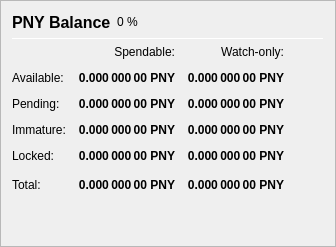
                   <widget class="QFrame" name="frame_Balances">
                    <property name="frameShape">
                     <enum>QFrame::StyledPanel</enum>
                    </property>
                    <property name="frameShadow">
                     <enum>QFrame::Raised</enum>
                    </property>
                    <layout class="QVBoxLayout" name="verticalLayout_4">
                     <item>
                      <layout class="QHBoxLayout" name="horizontalLayout_4">
                       <item>
                        <widget class="QLabel" name="label_5">
                         <property name="minimumSize">
                          <size>
                           <width>0</width>
                           <height>20</height>
                          </size>
                         </property>
                         <property name="font">
                          <font>
                           <pointsize>12</pointsize>
                           <weight>75</weight>
                           <bold>true</bold>
                          </font>
                         </property>
                         <property name="text">
                          <string>PNY Balance</string>
                         </property>
                        </widget>
                       </item>
                       <item>
                        <widget class="QLabel" name="labelPNYPercent">
                         <property name="text">
                          <string notr="true">0 %</string>
                         </property>
                        </widget>
                       </item>
                       <item>
                        <spacer name="horizontalSpacer_3">
                         <property name="orientation">
                          <enum>Qt::Horizontal</enum>
                         </property>
                         <property name="sizeHint" stdset="0">
                          <size>
                           <width>40</width>
                           <height>20</height>
                          </size>
                         </property>
                        </spacer>
                       </item>
                      </layout>
                     </item>
                     <item>
                      <widget class="Line" name="line_Balance">
                       <property name="minimumSize">
                        <size>
                         <width>0</width>
                         <height>1</height>
                        </size>
                       </property>
                       <property name="maximumSize">
                        <size>
                         <width>16777215</width>
                         <height>1</height>
                        </size>
                       </property>
                       <property name="orientation">
                        <enum>Qt::Horizontal</enum>
                       </property>
                      </widget>
                     </item>
                     <item>
                      <layout class="QGridLayout" name="gridLayout">
                       <property name="spacing">
                        <number>12</number>
                       </property>
                       <item row="0" column="1">
                        <widget class="QLabel" name="labelSpendable">
                         <property name="text">
                          <string>Spendable:</string>
                         </property>
                         <property name="alignment">
                          <set>Qt::AlignRight|Qt::AlignTrailing|Qt::AlignVCenter</set>
                         </property>
                        </widget>
                       </item>
                       <item row="0" column="2">
                        <widget class="QLabel" name="labelWatchonly">
                         <property name="text">
                          <string>Watch-only:</string>
                         </property>
                         <property name="alignment">
                          <set>Qt::AlignRight|Qt::AlignTrailing|Qt::AlignVCenter</set>
                         </property>
                        </widget>
                       </item>
                       <item row="1" column="0">
                        <widget class="QLabel" name="labelBalanceText">
                         <property name="text">
                          <string>Available:</string>
                         </property>
                        </widget>
                       </item>
                       <item row="1" column="1">
                        <widget class="QLabel" name="labelBalance">
                         <property name="font">
                          <font>
                           <weight>75</weight>
                           <bold>true</bold>
                          </font>
                         </property>
                         <property name="cursor">
                          <cursorShape>IBeamCursor</cursorShape>
                         </property>
                         <property name="toolTip">
                          <string>Your current spendable balance</string>
                         </property>
                         <property name="text">
                          <string notr="true">0.000 000 00 PNY</string>
                         </property>
                         <property name="alignment">
                          <set>Qt::AlignRight|Qt::AlignTrailing|Qt::AlignVCenter</set>
                         </property>
                         <property name="textInteractionFlags">
                          <set>Qt::LinksAccessibleByMouse|Qt::TextSelectableByKeyboard|Qt::TextSelectableByMouse</set>
                         </property>
                        </widget>
                       </item>
                       <item row="1" column="2">
                        <widget class="QLabel" name="labelWatchAvailable">
                         <property name="font">
                          <font>
                           <weight>75</weight>
                           <bold>true</bold>
                          </font>
                         </property>
                         <property name="cursor">
                          <cursorShape>IBeamCursor</cursorShape>
                         </property>
                         <property name="toolTip">
                          <string>Your current balance in watch-only addresses</string>
                         </property>
                         <property name="text">
                          <string notr="true">0.000 000 00 PNY</string>
                         </property>
                         <property name="alignment">
                          <set>Qt::AlignRight|Qt::AlignTrailing|Qt::AlignVCenter</set>
                         </property>
                         <property name="textInteractionFlags">
                          <set>Qt::LinksAccessibleByMouse|Qt::TextSelectableByKeyboard|Qt::TextSelectableByMouse</set>
                         </property>
                        </widget>
                       </item>
                       <item row="2" column="0">
                        <widget class="QLabel" name="labelPendingText">
                         <property name="text">
                          <string>Pending:</string>
                         </property>
                        </widget>
                       </item>
                       <item row="2" column="1">
                        <widget class="QLabel" name="labelUnconfirmed">
                         <property name="font">
                          <font>
                           <weight>75</weight>
                           <bold>true</bold>
                          </font>
                         </property>
                         <property name="cursor">
                          <cursorShape>IBeamCursor</cursorShape>
                         </property>
                         <property name="toolTip">
                          <string>Total of transactions that have yet to be confirmed, and do not yet count toward the spendable balance</string>
                         </property>
                         <property name="text">
                          <string notr="true">0.000 000 00 PNY</string>
                         </property>
                         <property name="alignment">
                          <set>Qt::AlignRight|Qt::AlignTrailing|Qt::AlignVCenter</set>
                         </property>
                         <property name="textInteractionFlags">
                          <set>Qt::LinksAccessibleByMouse|Qt::TextSelectableByKeyboard|Qt::TextSelectableByMouse</set>
                         </property>
                        </widget>
                       </item>
                       <item row="2" column="2">
                        <widget class="QLabel" name="labelWatchPending">
                         <property name="font">
                          <font>
                           <weight>75</weight>
                           <bold>true</bold>
                          </font>
                         </property>
                         <property name="cursor">
                          <cursorShape>IBeamCursor</cursorShape>
                         </property>
                         <property name="toolTip">
                          <string>Unconfirmed transactions to watch-only addresses</string>
                         </property>
                         <property name="text">
                          <string notr="true">0.000 000 00 PNY</string>
                         </property>
                         <property name="alignment">
                          <set>Qt::AlignRight|Qt::AlignTrailing|Qt::AlignVCenter</set>
                         </property>
                         <property name="textInteractionFlags">
                          <set>Qt::LinksAccessibleByMouse|Qt::TextSelectableByKeyboard|Qt::TextSelectableByMouse</set>
                         </property>
                        </widget>
                       </item>
                       <item row="3" column="0">
                        <widget class="QLabel" name="labelImmatureText">
                         <property name="text">
                          <string>Immature:</string>
                         </property>
                        </widget>
                       </item>
                       <item row="3" column="1">
                        <widget class="QLabel" name="labelImmature">
                         <property name="font">
                          <font>
                           <weight>75</weight>
                           <bold>true</bold>
                          </font>
                         </property>
                         <property name="cursor">
                          <cursorShape>IBeamCursor</cursorShape>
                         </property>
                         <property name="toolTip">
                          <string>Staked or masternode rewards that has not yet matured</string>
                         </property>
                         <property name="text">
                          <string notr="true">0.000 000 00 PNY</string>
                         </property>
                         <property name="alignment">
                          <set>Qt::AlignRight|Qt::AlignTrailing|Qt::AlignVCenter</set>
                         </property>
                         <property name="textInteractionFlags">
                          <set>Qt::LinksAccessibleByMouse|Qt::TextSelectableByKeyboard|Qt::TextSelectableByMouse</set>
                         </property>
                        </widget>
                       </item>
                       <item row="3" column="2">
                        <widget class="QLabel" name="labelWatchImmature">
                         <property name="font">
                          <font>
                           <weight>75</weight>
                           <bold>true</bold>
                          </font>
                         </property>
                         <property name="cursor">
                          <cursorShape>IBeamCursor</cursorShape>
                         </property>
                         <property name="toolTip">
                          <string>Staked or masternode rewards in watch-only addresses that has not yet matured</string>
                         </property>
                         <property name="text">
                          <string notr="true">0.000 000 00 PNY</string>
                         </property>
                         <property name="alignment">
                          <set>Qt::AlignRight|Qt::AlignTrailing|Qt::AlignVCenter</set>
                         </property>
                         <property name="textInteractionFlags">
                          <set>Qt::LinksAccessibleByMouse|Qt::TextSelectableByKeyboard|Qt::TextSelectableByMouse</set>
                         </property>
                        </widget>
                       </item>
                       <item row="4" column="0">
                        <widget class="QLabel" name="labelLockedBalanceText">
                         <property name="toolTip">
                          <string>Locked PNY or Masternode collaterals. These are excluded from zPNY minting.</string>
                         </property>
                         <property name="text">
                          <string>Locked:</string>
                         </property>
                        </widget>
                       </item>
                       <item row="4" column="1">
                        <widget class="QLabel" name="labelLockedBalance">
                         <property name="font">
                          <font>
                           <weight>75</weight>
                           <bold>true</bold>
                          </font>
                         </property>
                         <property name="cursor">
                          <cursorShape>IBeamCursor</cursorShape>
                         </property>
                         <property name="toolTip">
                          <string>Locked PNY or Masternode collaterals. These are excluded from zPNY minting.</string>
                         </property>
                         <property name="text">
                          <string notr="true">0.000 000 00 PNY</string>
                         </property>
                         <property name="alignment">
                          <set>Qt::AlignRight|Qt::AlignTrailing|Qt::AlignVCenter</set>
                         </property>
                         <property name="textInteractionFlags">
                          <set>Qt::LinksAccessibleByMouse|Qt::TextSelectableByKeyboard|Qt::TextSelectableByMouse</set>
                         </property>
                        </widget>
                       </item>
                       <item row="4" column="2">
                        <widget class="QLabel" name="labelWatchLocked">
                         <property name="font">
                          <font>
                           <weight>75</weight>
                           <bold>true</bold>
                          </font>
                         </property>
                         <property name="cursor">
                          <cursorShape>IBeamCursor</cursorShape>
                         </property>
                         <property name="toolTip">
                          <string>Current locked balance in watch-only addresses</string>
                         </property>
                         <property name="text">
                          <string notr="true">0.000 000 00 PNY</string>
                         </property>
                         <property name="alignment">
                          <set>Qt::AlignRight|Qt::AlignTrailing|Qt::AlignVCenter</set>
                         </property>
                         <property name="textInteractionFlags">
                          <set>Qt::LinksAccessibleByMouse|Qt::TextSelectableByKeyboard|Qt::TextSelectableByMouse</set>
                         </property>
                        </widget>
                       </item>
                       <item row="5" column="0">
                        <widget class="QLabel" name="labelTotalText">
                         <property name="toolTip">
                          <string>Your current PNY balance, unconfirmed and immature transactions included</string>
                         </property>
                         <property name="text">
                          <string>Total:</string>
                         </property>
                        </widget>
                       </item>
                       <item row="5" column="1">
                        <widget class="QLabel" name="labelTotal">
                         <property name="font">
                          <font>
                           <weight>75</weight>
                           <bold>true</bold>
                          </font>
                         </property>
                         <property name="cursor">
                          <cursorShape>IBeamCursor</cursorShape>
                         </property>
                         <property name="toolTip">
                          <string>Your current PNY balance, unconfirmed and immature transactions included</string>
                         </property>
                         <property name="text">
                          <string notr="true">0.000 000 00 PNY</string>
                         </property>
                         <property name="alignment">
                          <set>Qt::AlignRight|Qt::AlignTrailing|Qt::AlignVCenter</set>
                         </property>
                         <property name="textInteractionFlags">
                          <set>Qt::LinksAccessibleByMouse|Qt::TextSelectableByKeyboard|Qt::TextSelectableByMouse</set>
                         </property>
                        </widget>
                       </item>
                       <item row="5" column="2">
                        <widget class="QLabel" name="labelWatchTotal">
                         <property name="font">
                          <font>
                           <weight>75</weight>
                           <bold>true</bold>
                          </font>
                         </property>
                         <property name="cursor">
                          <cursorShape>IBeamCursor</cursorShape>
                         </property>
                         <property name="toolTip">
                          <string>Current total balance in watch-only addresses</string>
                         </property>
                         <property name="text">
                          <string notr="true">0.000 000 00 PNY</string>
                         </property>
                         <property name="alignment">
                          <set>Qt::AlignRight|Qt::AlignTrailing|Qt::AlignVCenter</set>
                         </property>
                         <property name="textInteractionFlags">
                          <set>Qt::LinksAccessibleByMouse|Qt::TextSelectableByKeyboard|Qt::TextSelectableByMouse</set>
                         </property>
                        </widget>
                       </item>
                       <item row="5" column="3">
                        <spacer name="horizontalSpacer_9">
                         <property name="orientation">
                          <enum>Qt::Horizontal</enum>
                         </property>
                         <property name="sizeHint" stdset="0">
                          <size>
                           <width>40</width>
                           <height>20</height>
                          </size>
                         </property>
                        </spacer>
                       </item>
                      </layout>
                     </item>
                     <item>
                      <spacer name="verticalSpacer_3">
                       <property name="orientation">
                        <enum>Qt::Vertical</enum>
                       </property>
                       <property name="sizeHint" stdset="0">
                        <size>
                         <width>20</width>
                         <height>40</height>
                        </size>
                       </property>
                      </spacer>
                     </item>
                    </layout>
                   </widget>
